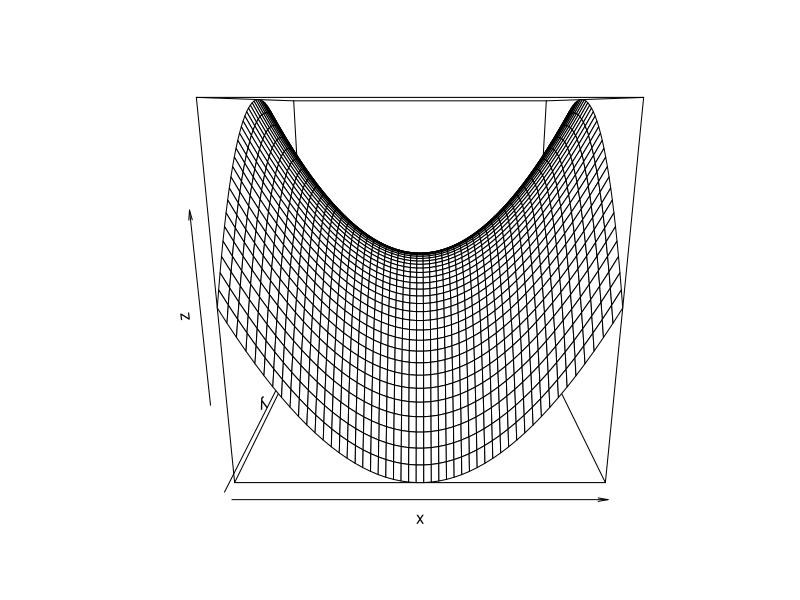
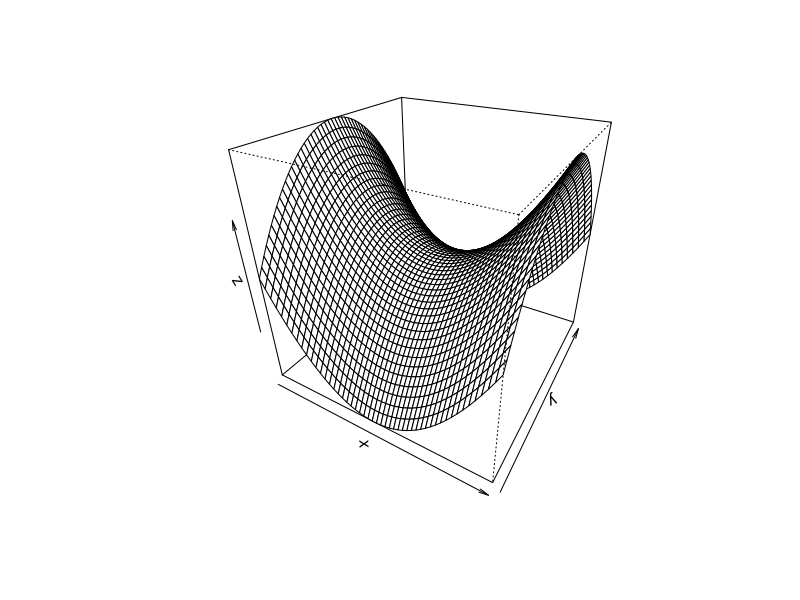
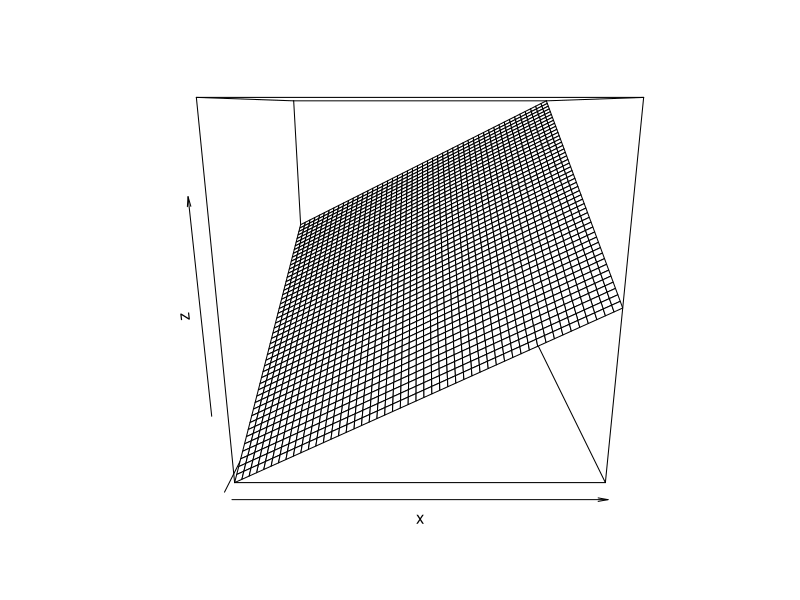
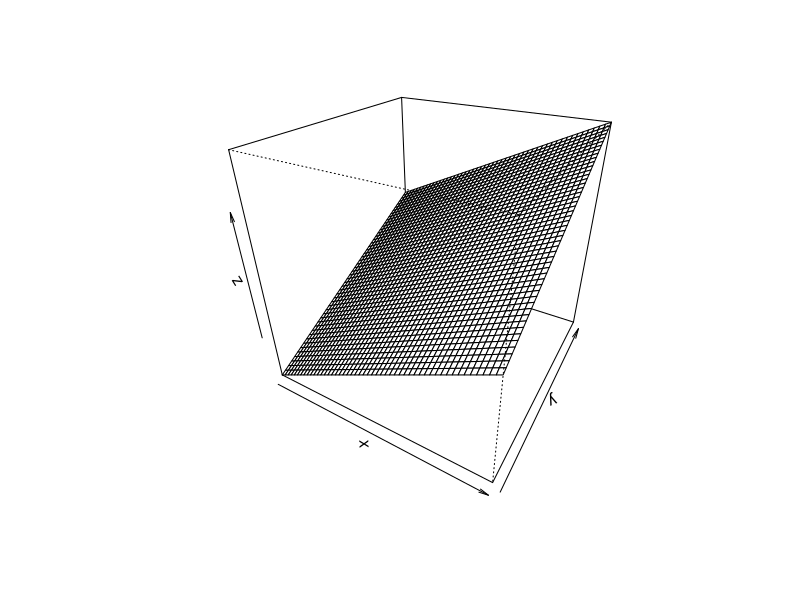

Recreate these plots in R, in order.
# Graficos en 3 dimensiones

x = seq(-10,10,length=50)         # Generamos una malla de puntos (x,y)
y = x
f = function(x,y) {x^2 - y^2}   # Definimos la funci?n que dibujaremos
z = outer(x,y,f)                 # La funci?n outer evalua la funci?n f en cada punto(xi,yj)
persp(x,y,z)                    # Un gr?fico en perspectiva
persp(x,y,z,theta=30,phi=30) 


# (2/3)*(X + Y + Z)

x = seq(-10,10,length=50)         # Generamos una malla de puntos (x,y)
y = x
f = function(x,y) { (2/3)*(x + y) / (3/2) }   # Definimos la funci?n que dibujaremos
z = outer(x,y,f)                 # La funci?n outer evalua la funci?n f en cada punto(xi,yj)
persp(x,y,z)                    # Un gr?fico en perspectiva
persp(x,y,z,theta=30,phi=30) 



